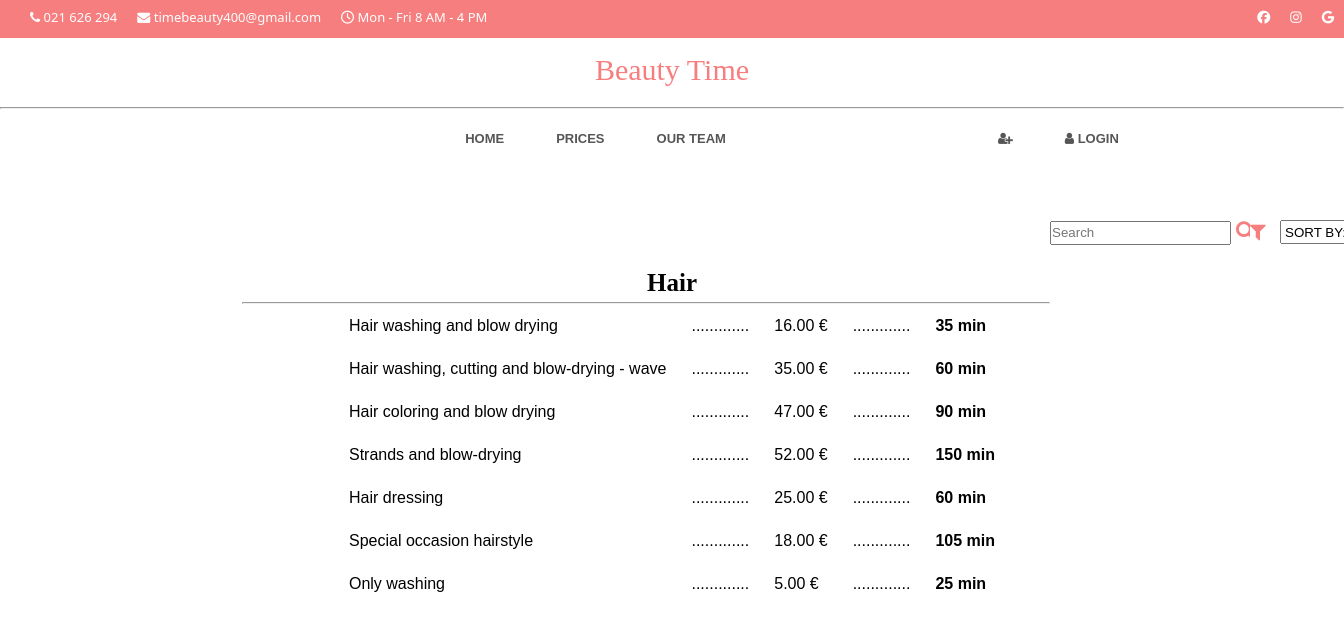
/print_services/1/, run on the app's committed database.
### app1/models.py (models this page shows, shortened)
class ServiceCategory(models.Model):
    name = models.CharField(max_length=255)
    image = models.ImageField(upload_to='images/', blank=True)

class Service(models.Model):
    name = models.CharField(max_length=255)
    price = models.DecimalField(max_digits=10, decimal_places=2, blank=False)
    category = models.ForeignKey(ServiceCategory, on_delete=models.CASCADE, blank=True, null=True) #stupac u bazi moze biti prazan
    service_duration = models.DurationField()

### app1/views.py (the view, shortened to what this page needs)
# urls.py: path('print_services/<int:category_id>/', views.print_services, name = 'print_services'),
def print_services(request, category_id):
    category = ServiceCategory.objects.get(id = category_id)
    services_dict = {}
    services = Service.objects.filter(category=category_id).all()
    for service in services:
        duration = service.service_duration
        service_duration_sec = duration.total_seconds()
        service_duration_minutes = int(service_duration_sec / 60)
        services_dict[service.name] = service_duration_minutes
    if 'q' in request.GET:
        q = request.GET['q']
        combination = q.split()
        if len(combination) >= 2:
            name, price = combination[0], combination[-1]
        else:
            name, price = q, q
        name_q = Q(name__icontains=name)
        price_q = Q(price__icontains=price)
        services = Service.objects.filter(category=category_id).filter(name_q | price_q)
    else:
        services = Service.objects.filter(category=category_id)
    return render(request, 'print_services.html', {'services':services, 'category':category, 'dict':services_dict})

### app1/templates/print_services.html (shortened to what this page needs)
{% extends 'base.html' %}
{% load humanize %}
{% block print_services_block %}
<div class="searchBar">
<nav class="navbar bg-body-tertiary">
    <div class="container-fluid">
      <form class="d-flex" role="search">
        <input class="" name="q" type="search" placeholder="Search" aria-label="Search">
        <button class="icons" style="color: #f77e7e; font-size: 20px;"><i class="fa fa-search"></i></button></a>
      </form>
    </div>
</nav> <br>
</div>
<div id="filterButton">
{% load static %}<button onclick="showFilter()" class="icons" style="color: #f77e7e;font-size: 20px;"><i class="fa fa-filter"></i></button></a></td></a></td></button><br/><br>
</div>
<div id="sortOption">
  <select name="sort_options" id="sort" onchange="location = this.value;">
      <option disabled selected>SORT BY:</option>
  </select>
</div>
<h3 id="category_name">{{category.name}}</h3>
<hr class="service_hr"><br>
<div class="services_list">
  <table>
    {% for service in services %}
        <tr class="tr_space">
          {% if user.is_authenticated and request.user.is_superuser %}
            <td><span class="span_services">{{ service.name }}</span></td>
            <td>.............</td>
            <td><span class="span services">{{ service.price }} €</span></td>
            <td>.............</td>
            {% for key, value in dict.items %}
              {% if key == service.name %}
                <td><b>{{ value }} min</b></td>
              {% endif %}
            {% endfor %}
            <td>.............</td>
            <td><a href="{% url 'update_service' service_id=service.id %}"><button class="icons" style="color:#bdb2b2; font-size: 20px;"><i class="fa fa-edit"></i></button></a></td>
            <td><a href="{% url 'delete_service' service_id=service.id %}"><button class="icons" style="color:#bdb2b2; font-size: 20px;"><i class="fa fa-trash"></i></button></a></td>
        {% else %}
          <td><span class="span_services" >{{ service.name }}</span></td>
          <td>.............</td>
          <td><span class="span services">{{ service.price }} €</span></td>
          <td>.............</td>
        {% for key, value in dict.items %}
          {% if key == service.name %}
            <td><b><span>{{ value }} min</span></b></td>
          {% endif %}
        {% endfor %}
      {% endif %}
    {% endfor %}
  </table>
</div>
{% endblock %}

### app1/static/css/style.css (style rules this page uses)
h3 { text-align: center; font-family: Arial, Helvetica, sans-serif; }
.icons { background-color: white; border: none; }
.services_list { display: flex; justify-content: center; font-family: Arial, Helvetica, sans-serif; }
#sortOption { position: relative; margin-left: 100px; bottom: 80px; }
table, th, td { padding: 5px; }
table { border-spacing: 15px; }

### app1/templates/base.html (style rules this page uses)
.navbar { background-color: #fff; color: rgb(87, 85, 85); opacity: 1; height: 0px; width: 100%; margin-top: 30px; font-size: 20px; z-index: 40; }
* { margin: 0; padding: 0; }

### app1/templates/print_services.html (style rules this page uses)
.service_hr { width: 60%; border-radius: 1px; background-color: grey; position: relative; top: 30px; left: 18%; }
#category_name { font-family: 'Brush Script Std'; font-size: 25px; position: relative; top: 25px; }
#filterButton { position: relative; margin-left: 1250px; top: 54px; }
.searchBar { position: relative; margin-left: 1050px; top: 70px; }
#sortOption { position: relative; margin-left: 1280px; bottom: 500px; }
#sortOption { position: fixed; top: 220px; z-index: 1000; }
input, select { height: 24px; }

### data on the page
ServiceCategory: name "Hair"
Service: name "Hair washing and blow drying", price "16.00", dict "35"
Service: name "Hair washing, cutting and blow-drying - wave", price "35.00", dict "60"
Service: name "Hair coloring and blow drying", price "47.00", dict "90"
Service: name "Strands and blow-drying", price "52.00", dict "150"
Service: name "Hair dressing", price "25.00", dict "60"
Service: name "Special occasion hairstyle", price "18.00", dict "105"
Service: name "Only washing", price "5.00", dict "25"
